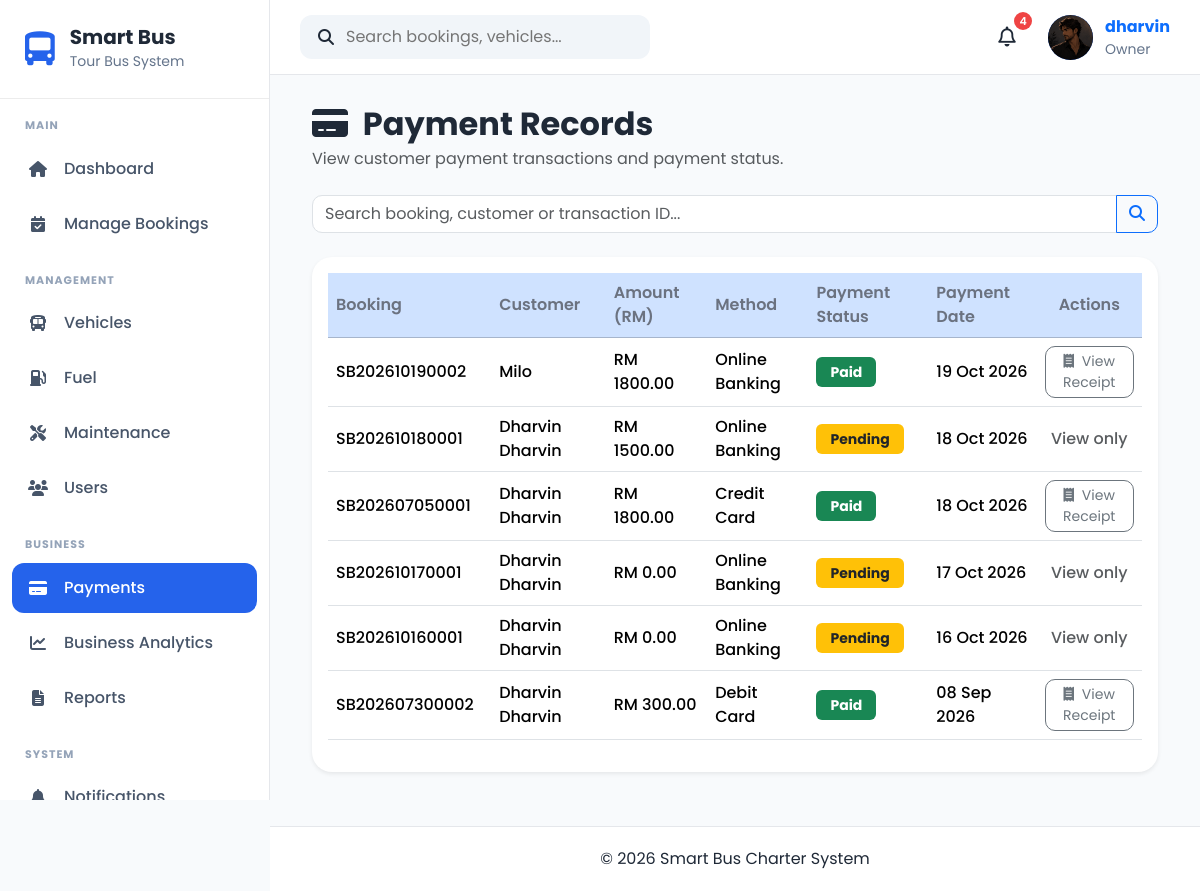
Page /payments/ (signed in) on the earlier database version.
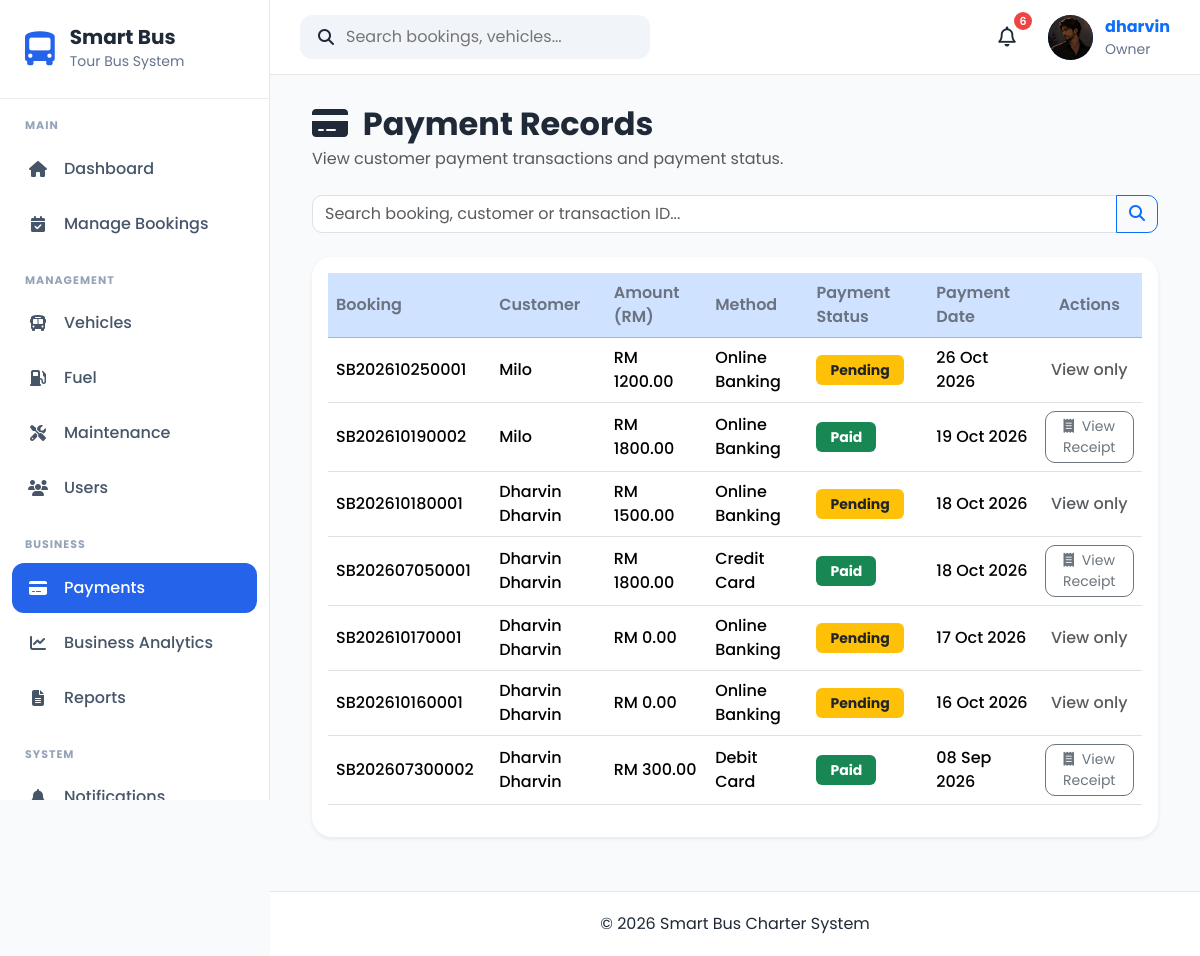
Same page on the later database version.
### apps/payments/models.py (models this page shows, shortened)
class Payment(models.Model):
    PAYMENT_METHOD_CHOICES = [
        ("Credit Card", "Credit Card"),
        ("Debit Card", "Debit Card"),
        ("Online Banking", "Online Banking"),
        ("E-Wallet", "E-Wallet"),
        ("Bank Transfer", "Bank Transfer"),
    ]
    PAYMENT_STATUS_CHOICES = [
        ("Pending", "Pending"),
        ("Paid", "Paid"),
        ("Failed", "Failed"),
        ("Partially Paid", "Partially Paid"),
        ("Refunded", "Refunded"),
        ("Cancelled", "Cancelled"),
    ]
    booking = models.ForeignKey(
        Booking,
        on_delete=models.CASCADE,
        related_name="payments",
    )
    amount = models.DecimalField(
        max_digits=10,
        decimal_places=2,
    )
    payment_method = models.CharField(
        max_length=30,
        choices=PAYMENT_METHOD_CHOICES,
    )
    payment_status = models.CharField(
        max_length=20,
        choices=PAYMENT_STATUS_CHOICES,
        default="Pending",
    )
    transaction_id = models.CharField(
        max_length=100,
        blank=True,
        null=True,
    )
    payment_date = models.DateField()
    remarks = models.TextField(
        blank=True,
        null=True,
    )
    created_at = models.DateTimeField(auto_now_add=True)
    updated_at = models.DateTimeField(auto_now=True)
    class Meta:
        constraints = [
            models.UniqueConstraint(
                fields=["booking"],
                condition=models.Q(payment_status="Paid"),
                name="unique_paid_payment_per_booking",
            ),
        ]

### apps/bookings/models.py (models this page shows, shortened)
class Booking(models.Model):
    STATUS_CHOICES = [
        ("Pending", "Pending"),
        ("Confirmed", "Confirmed"),
        ("Completed", "Completed"),
        ("Cancelled", "Cancelled"),
    ]
    PAYMENT_CHOICES = [
        ("Pending", "Pending"),
        ("Paid", "Paid"),
        ("Refunded", "Refunded"),
    ]
    booking_number = models.CharField(
        max_length=20,
        unique=True,
        blank=True,
    )
    customer = models.ForeignKey(
        Customer,
        on_delete=models.CASCADE,
        related_name="bookings",
    )
    vehicle = models.ForeignKey(
        Vehicle,
            on_delete=models.PROTECT,
            related_name="bookings",
            null=True,
            blank=True,
        )
    driver = models.ForeignKey(
            Driver,
            on_delete=models.PROTECT,
            related_name="bookings",
            null=True,
            blank=True,
        )
    pickup_location = models.CharField(max_length=150)
    destination = models.CharField(max_length=150)
    travel_date = models.DateField()
    departure_time = models.TimeField()
    return_date = models.DateField(
        blank=True,
        null=True,
    )
    passenger_count = models.PositiveIntegerField(
        validators=[
            MinValueValidator(1),
            MaxValueValidator(42),
        ],
        help_text="Maximum 42 passengers. Two seats are reserved for the tour guide and additional driver.",
    )
    total_price = models.DecimalField(
        max_digits=10,
        decimal_places=2,
        default=0,
    )
    booking_status = models.CharField(
        max_length=20,
        choices=STATUS_CHOICES,
        default="Pending",
    )
    payment_status = models.CharField(
        max_length=20,
        choices=PAYMENT_CHOICES,
        default="Pending",
    )
    approval_time = models.DateTimeField(
        null=True,
        blank=True,
        help_text="Date and time the booking was approved."
    )
    payment_deadline = models.DateTimeField(
        null=True,
        blank=True,
        help_text="Deadline for completing payment."
    )
    cancelled_at = models.DateTimeField(
        null=True,
        blank=True,
        help_text="Date and time the booking was cancelled.",
    )
    rejection_reason = models.TextField(
        blank=True,
        default="",
        help_text="Reason provided when the booking is rejected."
    )
    travel_reminder_sent_at = models.DateTimeField(
        null=True,
        blank=True,
        help_text="Date and time the travel details email was sent."
    )
    remarks = models.TextField(
        blank=True,
    )
    created_at = models.DateTimeField(
        default=timezone.now,
    )
    updated_at = models.DateTimeField(
        auto_now=True,
    )
    class Meta:
        ordering = ["-travel_date", "-created_at"]

### apps/customers/models.py (models this page shows, shortened)
class Customer(models.Model):
    GENDER_CHOICES = [
        ("Male", "Male"),
        ("Female", "Female"),
        ("Other", "Other"),
    ]
    first_name = models.CharField(
        max_length=100
    )
    last_name = models.CharField(
        max_length=100
    )
    email = models.EmailField(
        blank=True
    )
    phone = models.CharField(
        max_length=20,
        unique=True,
        null=True,
        blank=True
    )
    address = models.TextField()
    city = models.CharField(
        max_length=100
    )
    state = models.CharField(
        max_length=100
    )
    postcode = models.CharField(
        max_length=10
    )
    gender = models.CharField(
        max_length=10,
        choices=GENDER_CHOICES
    )
    profile_picture = models.ImageField(
        upload_to="customers/",
        blank=True,
        null=True
    )
    user = models.OneToOneField(
        settings.AUTH_USER_MODEL,
        on_delete=models.SET_NULL,
        null=True,
        blank=True,
        related_name="customer_record",
    )
    created_at = models.DateTimeField(
        auto_now_add=True
    )
    updated_at = models.DateTimeField(
        auto_now=True
    )

### apps/payments/views.py (the view, shortened to what this page needs)
@role_required(["Owner", "Admin", "Customer"])
def payment_list(request):
    role = request.user.profile.role
    payments = Payment.objects.select_related(
        "booking",
        "booking__customer",
    ).order_by("-payment_date")
    if role == "Customer":
        customer = get_customer_for_user(request.user)
        if not customer:
            payments = payments.none()
        else:
            payments = payments.filter(booking__customer=customer)
    elif role not in ["Owner", "Admin"]:
        messages.error(request, "You do not have permission to view payments.")
        return redirect("dashboard")
    search = request.GET.get("search", "").strip()
    paginator = Paginator(payments, 10)
    page_obj = paginator.get_page(request.GET.get("page"))
    return render(
        request,
        "payments/payment_list.html",
        {
            "page_obj": page_obj,
            "payments": page_obj,
            "search": search,
            "is_paginated": page_obj.has_other_pages(),
            "role": role,
        },
    )

### apps/accounts/context_processors.py (called while the page is built)
def user_role(request):
    role = None
    if request.user.is_authenticated:
        try:
            role = request.user.profile.role
        except Exception:
            role = None
    return {
        "user_role": role
    }

### apps/notifications/context_processors.py (called while the page is built)
def notification_context(request):
    if not request.user.is_authenticated:
        return {}
    notifications = (
        NotificationRecipient.objects
        .filter(user=request.user)
        .select_related("notification")
        .order_by("-notification__created_at")[:5]
    )
    unread_count = (
        NotificationRecipient.objects
        .filter(
            user=request.user,
            is_read=False
        )
        .count()
    )
    return {
        "navbar_notifications": notifications,
        "unread_notifications": unread_count,
    }

### templates/payments/payment_list.html (shortened to what the changed rows need)
{% extends "crud/base_list.html" %}
{% block header_title %}
<i class="fas fa-credit-card me-2"></i>
Payment Records
{% endblock %}
{% block table %}
<div class="table-responsive">
    <table class="table table-hover align-middle">
        <thead class="table-primary">
            <tr>
                <th>Booking</th>
                <th>Customer</th>
                <th>Amount (RM)</th>
                <th>Method</th>
                <th>Payment Status</th>
                <th>Payment Date</th>
                <th class="text-center">Actions</th>
            </tr>
        </thead>
        <tbody>
        {% for payment in payments %}
            <tr>
                <td>{{ payment.booking.booking_number }}</td>
                <td>
                    {{ payment.booking.customer.first_name }}
                    {{ payment.booking.customer.last_name }}
                </td>
                <td>RM {{ payment.amount|floatformat:2 }}</td>
                <td>{{ payment.payment_method }}</td>
                <td>
                    {% if payment.payment_status == "Paid" %}
                        <span class="badge bg-success">Paid</span>
                    {% elif payment.payment_status == "Partially Paid" %}
                        <span class="badge bg-info text-dark">Partially Paid</span>
                    {% elif payment.payment_status == "Pending" %}
                        <span class="badge bg-warning text-dark">Pending</span>
                    {% elif payment.payment_status == "Refunded" %}
                        <span class="badge bg-secondary">Refunded</span>
                    {% elif payment.payment_status == "Cancelled" %}
                        <span class="badge bg-danger">Cancelled</span>
                    {% endif %}
                </td>
                <td>{{ payment.payment_date|date:"d M Y" }}</td>
                <td class="text-center">
                    {% if role == "Customer" %}
                        {% if payment.payment_status == "Paid" %}
                            <a
                                href="{% url 'payments:payment_receipt' payment.pk %}"
                                class="btn btn-info btn-sm"
                            >
                                <i class="fas fa-receipt me-1"></i> Receipt
                            </a>
                        {% elif payment.booking.booking_status == "Confirmed" and payment.payment_status == "Pending" %}
                            <a
                                href="{% url 'payments:payment_create' %}?booking={{ payment.booking.pk }}"
                                class="btn btn-success btn-sm"
                            >
                                <i class="fas fa-credit-card me-1"></i> Pay Now
                            </a>
                        {% else %}
                            <span class="text-muted">No action available</span>
                        {% endif %}
                    {% else %}
                        {% if payment.payment_status == "Paid" %}
                            <a
                                href="{% url 'payments:payment_receipt' payment.pk %}"
                                class="btn btn-outline-secondary btn-sm"
                            >
                                <i class="fas fa-receipt me-1"></i> View Receipt
                            </a>
                        {% else %}
                            <span class="text-muted">View only</span>
                        {% endif %}
                    {% endif %}
                </td>
            </tr>
        {% endfor %}
        </tbody>
    </table>
</div>
{% endblock %}

### templates/components/navbar.html (shortened to what this page needs)
{% load static %}
<nav class="navbar-custom">
    <div class="navbar-left">
        <div class="search-box">
            <i class="fa-solid fa-magnifying-glass"></i>
            <input
                type="text"
                placeholder="Search bookings, vehicles..."
            >
        </div>
    </div>
    <div class="navbar-right">
            <div class="notification-icon">
                <button
                    class="notification-btn"
                    id = "notificationBtn">
                    <i class="fa-regular fa-bell"></i>
                    <span
                        class="notification-count"
                        id="notificationCount"
                         {% if unread_notifications == 0 %}style="display:none;"{% endif %}>
                        {{ unread_notifications }}
                    </span>
                </button>
            </div>
        <a href="{% url 'accounts:profile' %}" class="profile-link">
            <div class="profile-menu">
                {% if request.user.profile.profile_picture %}
                    <img
                        src="{{ request.user.profile.profile_picture.url }}"
                        alt="Profile Picture"
                        class="profile-avatar profile-image"
                    >
                {% else %}
                    <div class="profile-avatar">
                        {{ request.user.username|first|upper }}
                    </div>
                {% endif %}
                <div class="profile-info">
                    <strong>{{ request.user.username }}</strong>
                    <small>
                        {{ request.user.profile.role|default:"User" }}
                    </small>
                </div>
            </div>
        </a>
    </div>
</nav>

Differences in the rows shown:
added Payment: booking.booking_number "SB202610250001", booking.customer.first_name "Milo", amount "1200.00", payment_method "Online Banking", payment_status "Pending", payment_date "26 Oct 2026"
Other differences:
{{ unread_notifications }}: "4" → "6"
